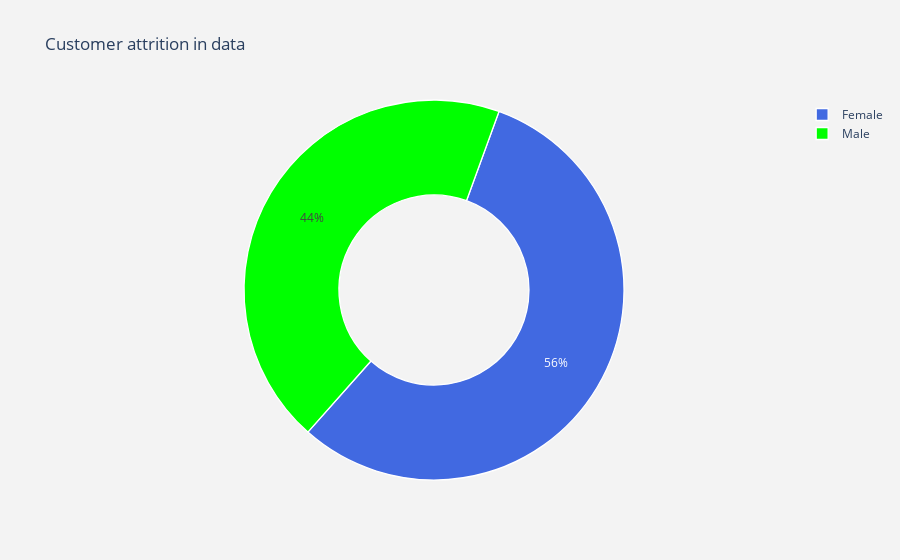

The code cell stored with this chart in its notebook:
### Code cell
py.iplot(fig)

sns.set(style="darkgrid",font_scale=1.5)
f, axes = plt.subplots(1,3,figsize=(20,8))
sns.distplot(dataset["Age"], ax = axes[0], color = 'y')     
sns.distplot(dataset["Annual Income (k$)"], ax = axes[1], color = 'g')
sns.distplot(dataset["Spending Score (1-100)"],ax = axes[2], color = 'r')
plt.tight_layout()

### Figure 1 — Plotly figure (JSON) as saved in the notebook; plotly's stock layout.template omitted (floating-point values rounded to 4 significant figures)
{"data": [{"hole": 0.5, "hoverinfo": "label+value+text", "labels": ["Female", "Male"], "marker": {"colors": ["royalblue", "lime"], "line": {"color": "white", "width": 1.3}}, "rotation": 20, "type": "pie", "values": [112, 88]}], "layout": {"paper_bgcolor": "rgb(243,243,243)", "plot_bgcolor": "rgb(243,243,243)", "title": {"text": "Customer attrition in data"}}}
